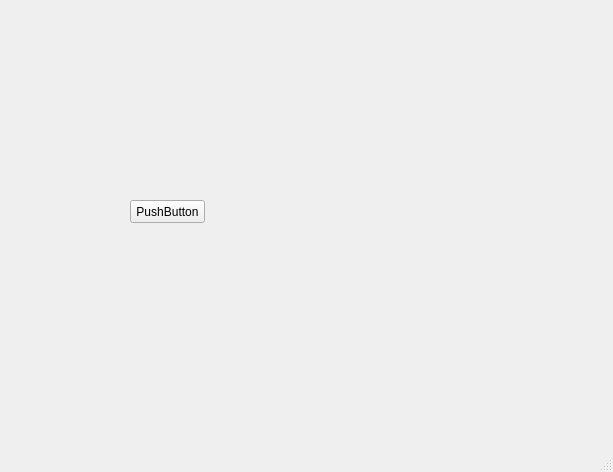
<?xml version="1.0" encoding="UTF-8"?>
<ui version="4.0">
 <class>MainWindow</class>
 <widget class="QMainWindow" name="MainWindow">
  <property name="geometry">
   <rect>
    <x>0</x>
    <y>0</y>
    <width>613</width>
    <height>472</height>
   </rect>
  </property>
  <property name="windowTitle">
   <string>MainWindow</string>
  </property>
  <widget class="QWidget" name="centralwidget">
   <widget class="QPushButton" name="pushButton">
    <property name="geometry">
     <rect>
      <x>130</x>
      <y>200</y>
      <width>75</width>
      <height>23</height>
     </rect>
    </property>
    <property name="text">
     <string>PushButton</string>
    </property>
   </widget>
   <widget class="QLabel" name="label">
    <property name="geometry">
     <rect>
      <x>290</x>
      <y>120</y>
      <width>231</width>
      <height>211</height>
     </rect>
    </property>
    <property name="text">
     <string/>
    </property>
   </widget>
  </widget>
  <widget class="QMenuBar" name="menubar">
   <property name="geometry">
    <rect>
     <x>0</x>
     <y>0</y>
     <width>613</width>
     <height>21</height>
    </rect>
   </property>
  </widget>
  <widget class="QStatusBar" name="statusbar"/>
 </widget>
 <resources/>
 <connections/>
</ui>
